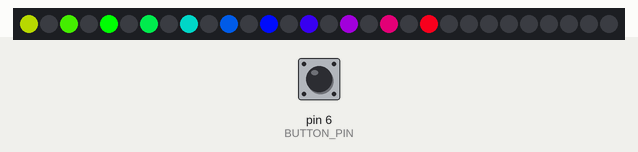
This sketch was run on a simulated Arduino Uno, built with avr-gcc and run on an emulated ATmega328P. Shown: 30 RGB LEDs in strip order, left to right. The inputs (shaded band) are chosen by the test bench; at power-on: pin 6 (BUTTON_PIN) HIGH. Random numbers use the default seed unless the sketch sets one.

Above: at 1.2 s.
1.3 s: pin 6 (BUTTON_PIN) pulled LOW for 0.15 s
At 1.67 s:
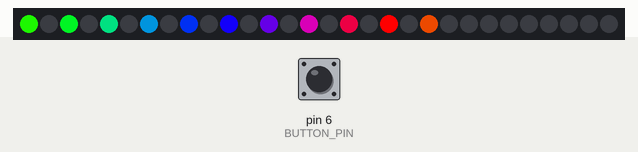
2.0 s: pin 6 (BUTTON_PIN) pulled LOW for 1 s
At 3.23 s:
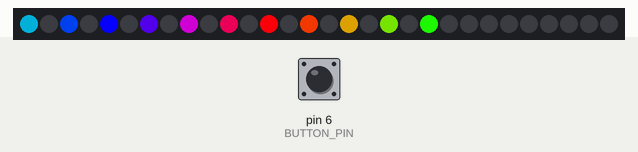
3.6 s: pin 6 (BUTTON_PIN) pulled LOW for 0.15 s
4.3 s: pin 6 (BUTTON_PIN) pulled LOW for 3.2 s
At 5.53 s:
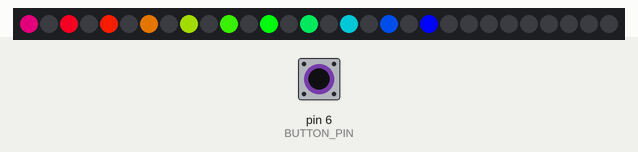
8.1 s: pin 6 (BUTTON_PIN) pulled LOW for 0.15 s
8.8 s: pin 6 (BUTTON_PIN) pulled LOW for 1 s
At 10.03 s:
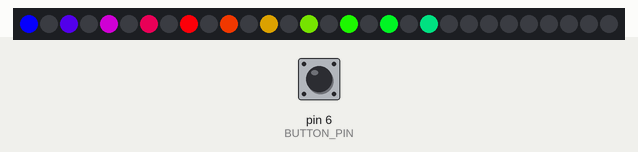
Timing chart, 0 to 11.8 s (numbered marks = the images above; inputs shaded):
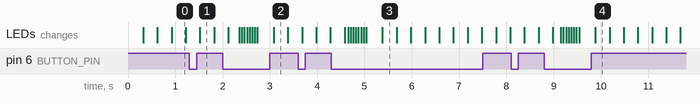

The sketch:

trombinoscope.ino
```cpp
/*
  Trombinoscope – Random selection of 1..N people with a single button
  Hardware:
    - NeoPixel strip/panel (WS2812/WS2813) driven by Adafruit_NeoPixel
    - 1 push button wired to BUTTON_PIN (with INPUT_PULLUP)
    - 11 “persons” represented by 11 LEDs on the strip

  Behavior:
    - IDLE: rainbow animation on the "person" LEDs.
    - COUNTING: every short press increases the number of people to select.
      A sliding time window (COUNT_WINDOW_MS) is used: if you keep pressing,
      the counter increases; when the window expires, the total is frozen.
    - ANIMATING: short flashy animation.
    - SHOW: randomly select K unique people and light them in white.
      Hold for HOLD_MS, then return to IDLE.
    - LONG PRESS (> LONG_PRESS_MS): immediate reset (useful if you pressed by mistake).

  Notes & assumptions:
    - The LEDs representing people are defined in UsedLEDs[].
      You can change the list/order/positions. The code adapts automatically.
    - If K > number of people, we clamp to PEOPLE_NB.
    - Randomness is seeded using analogRead(A0). If your board has no floating A0,
      change the seeding method.

  Dependencies:
    - Adafruit NeoPixel (Library Manager: “Adafruit NeoPixel”)

  Author: Original code + cleanup and structuring by ChatGPT
*/

#include <Adafruit_NeoPixel.h>

// ========================== GENERAL CONFIG ==========================
#define LED_PIN          4              // Data pin for the LED strip
#define NUM_LEDS         30             // Total number of LEDs on the strip/panel
#define BUTTON_PIN       6              // Button with INPUT_PULLUP (active LOW)

// List of LEDs representing the people (indices on the strip)
const uint16_t UsedLEDs[] = {0, 2, 4, 6, 8, 10, 12, 14, 16, 18, 20};
const uint8_t  PEOPLE_NB    = sizeof(UsedLEDs) / sizeof(UsedLEDs[0]);

// Timing constants (tune to taste)
const uint16_t DEBOUNCE_MS       = 35;     // Button debounce
const uint16_t LONG_PRESS_MS     = 800;    // Long press = reset
const uint16_t COUNT_WINDOW_MS   = 900;    // Time window for multiple presses
const uint16_t IDLE_STEP_MS      = 20;     // Idle rainbow update rate
const uint16_t ANIM_STEP_MS      = 55;     // Animation update rate
const uint16_t ANIM_MS           = 1800;   // Animation duration
const uint32_t HOLD_MS           = 10000;  // How long to display the selection
const uint8_t  RAINBOW_SPACING   = 20;     // Hue spacing between people in idle

// Safety: maximum request count
const uint8_t  MAX_REQUEST       = PEOPLE_NB;

// ========================== OBJECTS & STATE ==========================
Adafruit_NeoPixel strip(NUM_LEDS, LED_PIN, NEO_GRB + NEO_KHZ800);

enum class State : uint8_t {
  IDLE,         // Idle rainbow animation
  COUNTING,     // Counting button presses
  ANIMATING,    // Short flashy animation
  SHOW          // Showing the selected people
};

State state = State::IDLE;

// Timing variables (non-blocking)
uint32_t nowMs           = 0;
uint32_t lastIdleStep    = 0;
uint32_t lastAnimStep    = 0;
uint32_t stateEnterMs    = 0;
uint32_t lastButtonEdge  = 0;  // debounce

// Button state
bool     lastButtonLevel = HIGH; // with INPUT_PULLUP, HIGH = released
bool     longPressArmed  = false;
uint32_t buttonPressMs   = 0;

// Animation
uint8_t  rainbowOffset   = 0;

// Counting presses
uint8_t  requestedCount  = 0;     // number of people requested
uint32_t countWindowEnds = 0;     // end of sliding time window

// Selection
static const uint8_t MAX_SEL = 32;
uint8_t selectedIdx[MAX_SEL];
uint8_t selectedCount = 0;

// ========================== COLOR HELPERS ==========================
uint32_t colorWheel(uint8_t pos) {
  pos = 255 - pos;
  if (pos < 85) {
    return strip.Color(255 - pos * 3, 0, pos * 3);
  } else if (pos < 170) {
    pos -= 85;
    return strip.Color(0, pos * 3, 255 - pos * 3);
  } else {
    pos -= 170;
    return strip.Color(pos * 3, 255 - pos * 3, 0);
  }
}

// ========================== SELECTION HELPERS ==========================
// Returns true if val is already in arr[0..len-1]
bool contains(const uint8_t* arr, uint8_t len, uint8_t val) {
  for (uint8_t i = 0; i < len; i++) if (arr[i] == val) return true;
  return false;
}

// Pick k unique random indices in [0..PEOPLE_NB-1] into out[]
void pickUniqueRandom(uint8_t k, uint8_t* out) {
  uint8_t count = 0;
  while (count < k) {
    uint8_t r = (uint8_t)random(0, PEOPLE_NB);
    if (!contains(out, count, r)) {
      out[count++] = r;
    }
  }
}

// ========================== BUTTON HANDLING ==========================
// Returns: 1 = short press, 2 = long press, 0 = nothing
uint8_t pollButton() {
  uint8_t evt = 0;

  bool level = digitalRead(BUTTON_PIN); // HIGH = released, LOW = pressed

  // Edge detection with debounce
  if (level != lastButtonLevel) {
    uint32_t t = nowMs;
    if (t - lastButtonEdge > DEBOUNCE_MS) {
      lastButtonEdge = t;

      if (level == LOW) {
        // Button pressed
        buttonPressMs = t;
        longPressArmed = true;
      } else {
        // Button released
        if (longPressArmed) {
          uint32_t pressDur = t - buttonPressMs;
          if (pressDur >= LONG_PRESS_MS) {
            evt = 2; // long
          } else {
            evt = 1; // short
          }
          longPressArmed = false;
        }
      }
      lastButtonLevel = level;
    }
  }

  // Detect long press if held down
  if (longPressArmed && (nowMs - buttonPressMs >= LONG_PRESS_MS) && (digitalRead(BUTTON_PIN) == LOW)) {
    evt = 2; // long
    longPressArmed = false;
  }

  return evt;
}

// ========================== RENDERING ==========================
void renderIdle() {
  if (nowMs - lastIdleStep >= IDLE_STEP_MS) {
    rainbowOffset++;
    for (uint8_t i = 0; i < PEOPLE_NB; i++) {
      uint16_t led = UsedLEDs[i];
      strip.setPixelColor(led, colorWheel(rainbowOffset + i * RAINBOW_SPACING));
    }
    strip.show();
    lastIdleStep = nowMs;
  }
}

void renderAnimating() {
  if (nowMs - lastAnimStep >= ANIM_STEP_MS) {
    for (uint8_t i = 0; i < PEOPLE_NB; i++) {
      uint16_t led = UsedLEDs[i];
      strip.setPixelColor(led, strip.Color(random(0, 255), random(0, 255), random(0, 255)));
    }
    strip.show();
    lastAnimStep = nowMs;
  }
}

void renderShowSelection() {
  strip.clear();
  for (uint8_t i = 0; i < selectedCount; i++) {
    uint16_t led = UsedLEDs[selectedIdx[i]];
    strip.setPixelColor(led, strip.Color(255, 255, 255));
  }
  strip.show();
}

// ========================== STATE TRANSITIONS ==========================
void enterState(State s) {
  state = s;
  stateEnterMs = nowMs;

  switch (state) {
    case State::IDLE: break;
    case State::COUNTING: countWindowEnds = nowMs + COUNT_WINDOW_MS; break;
    case State::ANIMATING: lastAnimStep = 0; break;
    case State::SHOW: renderShowSelection(); break;
  }
}

// ========================== SETUP / LOOP ==========================
void setup() {
  pinMode(BUTTON_PIN, INPUT_PULLUP);
  strip.begin();
  strip.clear();
  strip.show();

  // Safety: ensure indices fit in strip
  for (uint8_t i = 0; i < PEOPLE_NB; i++) {
    if (UsedLEDs[i] >= NUM_LEDS) {
      while (true) { /* Fix UsedLEDs[] or NUM_LEDS */ }
    }
  }

  randomSeed(analogRead(A0));
  enterState(State::IDLE);
}

void loop() {
  nowMs = millis();
  uint8_t btn = pollButton();

  switch (state) {
    case State::IDLE:
      renderIdle();
      if (btn == 2) { strip.clear(); strip.show(); }
      else if (btn == 1) { requestedCount = 1; enterState(State::COUNTING); }
      break;

    case State::COUNTING:
      renderIdle();
      if (btn == 2) { requestedCount = 0; enterState(State::IDLE); break; }
      if (btn == 1) {
        if (requestedCount < MAX_REQUEST) requestedCount++;
        countWindowEnds = nowMs + COUNT_WINDOW_MS;
      }
      if ((int32_t)(nowMs - countWindowEnds) >= 0) {
        if (requestedCount == 0) requestedCount = 1;
        if (requestedCount > PEOPLE_NB) requestedCount = PEOPLE_NB;
        enterState(State::ANIMATING);
      }
      break;

    case State::ANIMATING:
      renderAnimating();
      if (btn == 2) { enterState(State::IDLE); break; }
      if ((nowMs - stateEnterMs) >= ANIM_MS) {
        selectedCount = (requestedCount > PEOPLE_NB) ? PEOPLE_NB : requestedCount;
        if (selectedCount > MAX_SEL) selectedCount = MAX_SEL;
        pickUniqueRandom(selectedCount, selectedIdx);
        enterState(State::SHOW);
      }
      break;

    case State::SHOW:
      if (btn == 2) { enterState(State::IDLE); break; }
      if (nowMs - stateEnterMs >= HOLD_MS) { enterState(State::IDLE); }
      break;
  }
}
```
